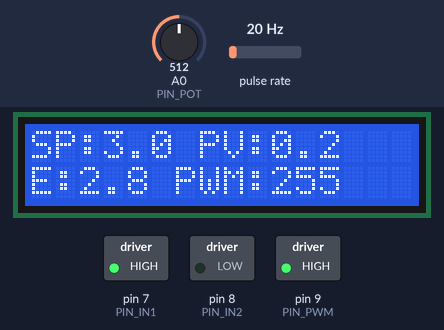
A sketch run on a simulated Arduino Uno, built with avr-gcc and run on an emulated ATmega328P. On the bench: 16×2 character LCD, switched loads named in the sketch (green lamp = pin HIGH). Wiring (inferred from the names in the program): pulse sensor: data pin 2. The test bench sets the inputs (shaded band); at power-on: pulse rate 20 Hz, A0 (PIN_POT) = 512. What the sketch prints to the serial monitor is not drawn.

Above: at 2.7 s.
2.8 s: pulse rate (sensor on pin 2) set to 100 Hz
At 2.97 s:
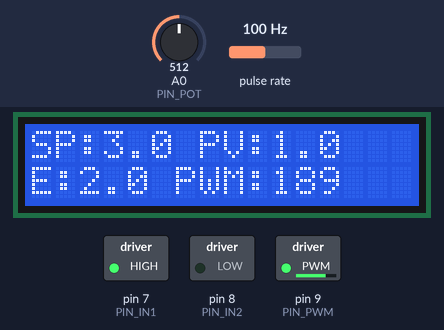
4.4 s: A0 (PIN_POT) set to 306
At 4.57 s:
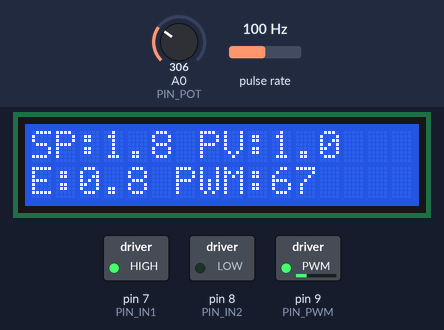
6.3 s: pulse rate (sensor on pin 2) set to 150 Hz
At 6.62 s:
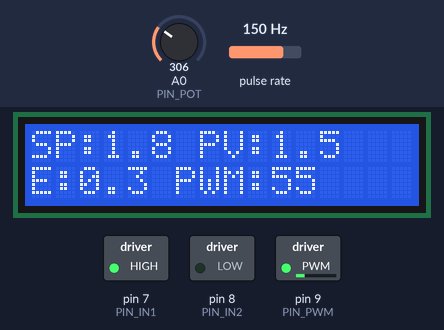
8.4 s: A0 (PIN_POT) set to 245
At 10.4 s:
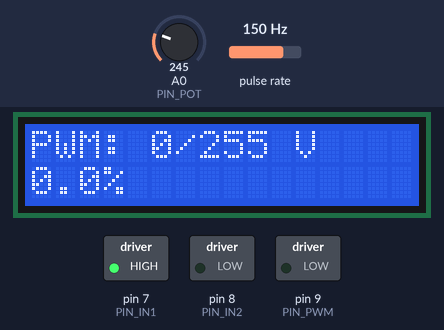
11.1 s: A0 (PIN_POT) set to 716
At 11.66 s:
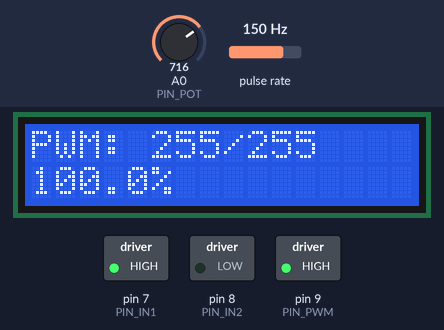
13.1 s: A0 (PIN_POT) set to 122
At 14.6 s:
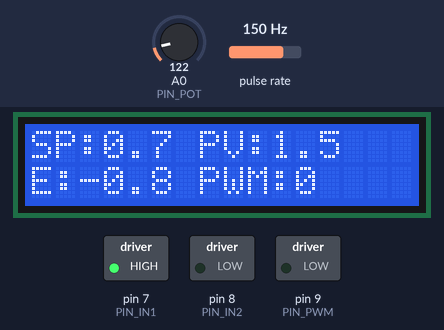
Timing chart, 0 to 15.7 s (numbered marks = the images above; inputs shaded):
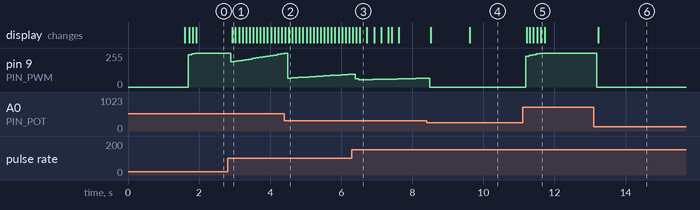

Measured:
- after the input at 2.8 s, pin 9 (PIN_PWM): 255/255 → 189/255 after 0.09 s, → 194/255 0.10 s later, → 198/255 0.10 s later, → 202/255 0.10 s later, … (16 changes in this stretch); the display: changes after 0.13 s (image 1)
- after the input at 11.1 s, pin 9 (PIN_PWM): moves from 0/255 to 255/255 over 0.40 s, starting after 0.09 s; the display: first changes after 0.12 s (image 5 shows a later state)
- after the input at 13.1 s, pin 9 (PIN_PWM): 255/255 → 0/255 after 0.09 s; the display: changes after 0.13 s (image 6)

The sketch:

control-caudal.ino
```cpp
#include <Wire.h>
#include <LiquidCrystal_I2C.h>
#include "config.h"
#include "PIController.h"

LiquidCrystal_I2C lcd(LCD_DIR, LCD_COLS, LCD_FILAS);
PIController pi(KP, KI, TS, 0.0, SP_MAX);

volatile unsigned long pulsos = 0;
unsigned long tiempo_anterior = 0;
unsigned long serial_anterior = 0;
unsigned long lcd_cycle_start = 0;

float caudal = 0.0;
float setpoint = 0.0;
float setpoint_anterior = -1.0;
float error = 0.0;
int pwm_out = 0;

void contar_pulso()
{
    pulsos++;
}

float leer_setpoint()
{
    int adc = analogRead(PIN_POT);
    return (adc / 1023.0) * SP_MAX;
}

float calcular_caudal()
{
    noInterrupts();
    unsigned long p = pulsos;
    pulsos = 0;
    interrupts();
    // p = pulsos contados en TS segundos → normalizar a pulsos/segundo antes de convertir
    return (p * 60.0) / (PULSOS_POR_LITRO * TS);
}

void setup()
{
    pinMode(PIN_SENSOR, INPUT_PULLUP);
    pinMode(PIN_PWM, OUTPUT);
    pinMode(PIN_IN1, OUTPUT);
    pinMode(PIN_IN2, OUTPUT);

    digitalWrite(PIN_IN1, HIGH);
    digitalWrite(PIN_IN2, LOW);

    Serial.begin(SERIAL_BAUD);
    lcd.init();
    lcd.backlight();
    lcd.setCursor(0, 0);
    lcd.print("Sistema Caudal");
    lcd.setCursor(0, 1);
    lcd.print("Iniciando...");
    delay(1500);
    lcd.clear();

    attachInterrupt(digitalPinToInterrupt(PIN_SENSOR), contar_pulso, RISING);

    tiempo_anterior = millis();
    serial_anterior = millis();
    lcd_cycle_start = millis();
}

void loop()
{
    unsigned long ahora = millis();
    unsigned long dt = ahora - tiempo_anterior;

    setpoint = leer_setpoint();

    if (dt >= (unsigned long)(TS * 1000))
    {
        caudal = calcular_caudal();

        if (fabs(setpoint - setpoint_anterior) > 0.05) {
            pi.reset();
            setpoint_anterior = setpoint;
        }

        error = setpoint - caudal;
        float pi_out = pi.compute(setpoint, caudal);
        pwm_out = (int)((pi_out / SP_MAX) * (float)PWM_MAX);
        analogWrite(PIN_PWM, pwm_out);

        // --- Ciclo de pantallas LCD (10 s) ---
        unsigned long ciclo_ms = ahora - lcd_cycle_start;

        if (ciclo_ms < 6000) {
            // Pantalla 1: Normal (SP, PV, Error, PWM)
            lcd.setCursor(0, 0);
            lcd.print("SP:");
            lcd.print(setpoint, 1);
            lcd.print(" PV:");
            lcd.print(caudal, 1);
            lcd.print("      ");

            lcd.setCursor(0, 1);
            lcd.print("E:");
            lcd.print(error, 1);
            lcd.print(" PWM:");
            lcd.print(pwm_out);
            lcd.print("   ");
        }
        else if (ciclo_ms < 8000) {
            // Pantalla 2: Potenciometro (ADC, voltaje, SP)
            int adc = analogRead(PIN_POT);
            float volt = (adc / 1023.0) * 5.0;

            lcd.setCursor(0, 0);
            lcd.print("ADC:");
            lcd.print(adc);
            lcd.print(" ");
            lcd.print(volt, 1);
            lcd.print("V   ");

            lcd.setCursor(0, 1);
            lcd.print("SP:");
            lcd.print(setpoint, 1);
            lcd.print(" L/min   ");
        }
        else {
            // Pantalla 3: PWM (valor y porcentaje)
            float pct = (pwm_out * 100.0) / 255.0;

            lcd.setCursor(0, 0);
            lcd.print("PWM: ");
            lcd.print(pwm_out);
            lcd.print("/255 ");

            lcd.setCursor(0, 1);
            lcd.print(pct, 1);
            lcd.print("%         ");
        }

        if (ciclo_ms >= 10000)
            lcd_cycle_start = ahora;

        tiempo_anterior = ahora;
    }

    if (ahora - serial_anterior >= SERIAL_INTERVAL)
    {
        Serial.print("SP:");
        Serial.print(setpoint, 2);
        Serial.print(",PV:");
        Serial.print(caudal, 2);
        Serial.print(",E:");
        Serial.print(error, 2);
        Serial.print(",PWM:");
        Serial.println(pwm_out);
        serial_anterior = ahora;
    }
}
```

PIController.cpp
```cpp
#include "PIController.h"

// ============================================================
// Constructor: Guarda todos los parámetros y pone el
// controlador en cero (sin error acumulado, sin salida previa)
// ============================================================
PIController::PIController(float kp, float ki, float ts,
                           float out_min, float out_max)
    : _kp(kp), _ki(ki), _ts(ts),
      _out_min(out_min), _out_max(out_max),
      _integral(0.0), _out_prev(0.0) {}

// ============================================================
// reset: Vuelve el controlador a su estado inicial
// Sirve para empezar de cero cuando se cambia el SetPoint
// de forma brusca, evitando acumulaciones anteriores
// ============================================================
void PIController::reset() {
    _integral = 0.0;   // Olvidamos el error acumulado
    _out_prev = 0.0;    // Olvidamos la salida anterior
}

// ============================================================
// setGains: Permite cambiar KP y KI en pleno funcionamiento
// Útil para hacer ajustes finos sin reprogramar
// ============================================================
void PIController::setGains(float kp, float ki) {
    _kp = kp;
    _ki = ki;
}

// ============================================================
// compute: El corazón del controlador PI
// Aquí es donde se decide cuánta potencia darle a la bomba
//
// Paso a paso:
//  1. Calcula el error (lo que queremos - lo que tenemos)
//  2. Acumula ese error en el tiempo (parte integral)
//  3. Calcula la salida: KP × error + integral acumulada
//  4. Ajusta la salida al rango del PWM (0 a 255)
//  5. Anti-Windup: si la bomba ya está al máximo o mínimo,
//     el error acumulado no puede seguir creciendo sin control
//
// Anti-Windup:
//  Imagina que pides 6 L/min pero la bomba ya está al máximo
//  y solo da 4 L/min. El error siempre es positivo y el
//  integral acumula sin parar. Cuando bajas el SetPoint, el
//  integral acumulado haría que la bomba se quede acelerada
//  por varios segundos de más. El anti-windup evita esto
//  limitando cuánto puede crecer el integral.
// ============================================================
float PIController::compute(float setpoint, float measurement) {
    // Paso 1: ¿Cuánto falta o cuánto sobra?
    // Si setpoint = 3.0 y measurement = 2.0, error = +1.0 (falta caudal)
    // Si setpoint = 3.0 y measurement = 4.0, error = -1.0 (sobra caudal)
    float error = setpoint - measurement;

    // Paso 2: Acumulamos el error en el tiempo
    // Cuanto más tiempo pase con error, más crece este acumulador
    _integral += _ki * _ts * error;

    // Paso 3: Calculamos la salida total del controlador
    // Parte proporcional: reacciona al error de ahora
    // Parte integral: corrige errores que han persistido
    float out = _kp * error + _integral;

    // Paso 4: Nos aseguramos de que la salida esté entre 0 y 255
    // Si el cálculo diera 300, lo dejamos en 255
    // Si el cálculo diera -50, lo dejamos en 0
    out = clamp(out, _out_min, _out_max);

    // Paso 5: Anti-Windup
    // Ajustamos el integral para que no pueda crecer más allá
    // de lo que la bomba puede responder. Si la salida está
    // saturada en 255, el integral no puede seguir subiendo
    _integral = clamp(_integral, _out_min - _kp * error,
                      _out_max - _kp * error);

    // Guardamos la salida para referencia futura
    _out_prev = out;

    // Devolvemos el PWM listo para enviar al motor
    return out;
}

// ============================================================
// getIntegral: Muestra el error acumulado actual
// Sirve para diagnosticar si el integral está muy alto
// ============================================================
float PIController::getIntegral() const {
    return _integral;
}

// ============================================================
// clamp: Función auxiliar que mantiene un valor dentro de
// un rango. Si el valor se pasa del límite, lo recorta.
//
// Ejemplos:
//  clamp(150, 0, 255) → 150  (está dentro del rango)
//  clamp(300, 0, 255) → 255  (se pasó, lo recortamos)
//  clamp(-10, 0, 255) → 0    (está debajo, lo subimos)
// ============================================================
float PIController::clamp(float value, float min, float max) const {
    if (value < min) return min;
    if (value > max) return max;
    return value;
}
```

PIController.h
```cpp
#ifndef PI_CONTROLLER_H
#define PI_CONTROLLER_H

// ============================================================
// Controlador PI (Proporcional + Integral)
// ============================================================
// Este controlador se encarga de que la bomba entregue
// exactamente el caudal que pedimos con el potenciómetro.
//
// ¿Cómo lo hace?
// 1. Recibe el caudal deseado (SetPoint) y el caudal real medido
// 2. Calcula la diferencia: error = SetPoint - medición
// 3. La parte proporcional (KP) reacciona al error actual
// 4. La parte integral (KI) corrige errores que se acumulan
// 5. Devuelve un valor de PWM entre 0 y 255
//
// Fórmula:  Salida = KP × error + KI × Ts × suma_de_errores
//
// KP: respuesta inmediata (qué tan rápido acelera la bomba)
// KI: corrige errores que persisten en el tiempo
// Ts: cada cuánto tiempo se hace el cálculo
// ============================================================

class PIController {
public:
    // Constructor: guarda los valores con los que vamos a trabajar
    // kp       → qué tan fuerte reacciona al error actual
    // ki       → qué tanto corrige errores acumulados
    // ts       → cada cuántos segundos se ejecuta el cálculo
    // out_min  → valor mínimo de salida (casi siempre 0)
    // out_max  → valor máximo de salida (casi siempre 255)
    PIController(float kp, float ki, float ts,
                 float out_min, float out_max);

    // Calcula el nuevo valor de PWM
    // setpoint:    el caudal que queremos lograr (viene del potenciómetro)
    // measurement: el caudal real que está midiendo el sensor
    // Devuelve:    un número entre out_min y out_max listo para analogWrite
    float compute(float setpoint, float measurement);

    // Reinicia el controlador: vuelve el error acumulado a cero
    // Útil cuando hacemos un cambio grande en el SetPoint
    void reset();

    // Permite cambiar KP y KI mientras el sistema está funcionando
    // sin tener que apagar y reprogramar el Arduino
    void setGains(float kp, float ki);

    // Muestra cuánto error se ha ido acumulando (para diagnóstico)
    float getIntegral() const;

private:
    float _kp, _ki;       // Ganancias del controlador
    float _ts;            // Tiempo entre cada cálculo (segundos)
    float _out_min;       // Límite inferior del PWM
    float _out_max;       // Límite superior del PWM
    float _integral;      // Error acumulado a lo largo del tiempo
    float _out_prev;      // Último valor de PWM que se envió

    // Evita que un número se salga de los límites permitidos
    // Por ejemplo: clamp(300, 0, 255) devolvería 255
    float clamp(float value, float min, float max) const;
};

#endif
```

config.h
```cpp
#ifndef CONFIG_H
#define CONFIG_H

// ============================================================
// Configuración del Sistema de Control de Caudal
// Aquí se definen todos los pines, constantes y parámetros
// del controlador. Ajusta estos valores según tu hardware.
// ============================================================

// ---------- PINES DE CONEXIÓN ----------
// Pin 2:  Llega la señal del sensor de flujo GFS401 (cable amarillo)
//          Cada vez que el sensor detecta el paso de agua,
//          genera un pulso y el Arduino lo cuenta automáticamente
#define PIN_SENSOR       2

// Pin 9:  Salida PWM que controla la velocidad de la bomba
//         0 = bomba apagada, 255 = bomba al máximo
#define PIN_PWM          9

// Pines 7 y 8: Le dicen al L298N en qué dirección girar la bomba
// IN1 = HIGH, IN2 = LOW  → la bomba gira hacia adelante
// Si se invierten, la bomba gira al revés
#define PIN_IN1          7
#define PIN_IN2          8

// Pin A0: Entrada analógica del potenciómetro
// Giras el potenciómetro y cambias el caudal deseado (SetPoint)
// 0V   → 0 L/min
// 5V   → 6 L/min (SP_MAX)
#define PIN_POT          A0

// ---------- SENSOR GFS401 ----------
// El sensor genera 5880 pulsos por cada litro de agua que pasa
// Este valor viene en la hoja de datos del fabricante
#define PULSOS_POR_LITRO  5880.0

// ---------- CONTROLADOR PI ----------
// KP = 2.0:  Qué tan fuerte reacciona la bomba ante un error
//            Si el caudal real está lejos del deseado, la bomba
//            acelera más o menos según este valor
//            Muy alto → respuesta rápida pero puede oscilar
//            Muy bajo → respuesta lenta
#define KP                2.0

// KI = 0.5:  Corrige el error que se queda después de la parte
//            proporcional. Sirve para eliminar el error permanente
//            (por ejemplo, si falta siempre 0.2 L/min)
//            Un valor muy alto puede hacer que el sistema oscile
#define KI                0.5

// TS = 0.1:  Cada 100 milisegundos, el Arduino calcula el nuevo
//            PWM. No puede ser demasiado rápido porque el sensor
//            necesita tiempo para dar pulsos confiables
#define TS                0.1

// Límites del PWM
// 0:    bomba completamente detenida
// 255:  bomba a máxima velocidad
#define PWM_MIN           0
#define PWM_MAX           255

// ---------- LCD 16x2 (con módulo I2C) ----------
// Dirección I2C del LCD (la mayoría usa 0x27 o 0x3F)
#define LCD_DIR           0x27
#define LCD_COLS          16
#define LCD_FILAS         2

// ---------- POTENCIÓMETRO (SetPoint) ----------
// Valor máximo del SetPoint en litros por minuto
// Con el potenciómetro al máximo, pediremos 6 L/min
#define SP_MAX            6.0

// ---------- PUERTO SERIE (monitoreo en PC) ----------
// Velocidad de comunicación: 9600 baudios
#define SERIAL_BAUD       9600
// Cada 1000 ms se envía un reporte de datos al monitor serial
#define SERIAL_INTERVAL   1000

#endif
```
